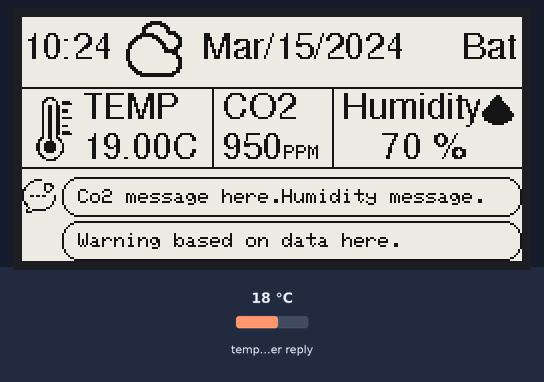
A sketch run on a simulated ESP32. Parts: 250×122 one-colour display. The test bench sets the inputs (shaded band); at power-on: temperature in the weather reply 18 °C. WiFi joins after 1.5 s; servers stay silent unless stated; network time is answered at once with the bench clock; the local clock reads 2024-03-15 10:24:30 at power-on unless the sketch sets it; random numbers use the default seed unless the sketch sets one; web services answer with replies made up by the test bench; what the sketch prints to the serial monitor is not drawn.

Above: at 4.1 s.
At 91.1 s:
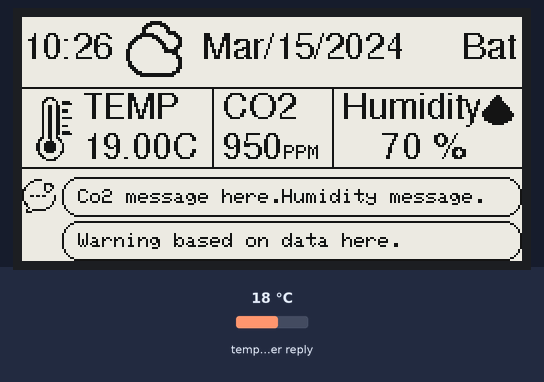

The sketch:

sketch_nov7a.ino
```cpp
#include <GxEPD2_BW.h>
#include <WiFi.h>
#include <NTPClient.h>
#include <WiFiUdp.h>
#include <Arduino_JSON.h>
#include <HTTPClient.h>
#include "weather_icons.h"

#define CS   5
#define DC   17
#define RST  16
#define BUSY 4

#include <Fonts/FreeSansBold18pt7b.h>
#include <Fonts/FreeSansBold12pt7b.h>
#include <Fonts/FreeSans9pt7b.h>

// GxEPD2_BW<GxEPD2_213_B73, GxEPD2_213_B73::HEIGHT> display(GxEPD2_213_B73(CS, DC, RST, BUSY));
GxEPD2_BW<GxEPD2_213_BN, GxEPD2_213_BN::HEIGHT> display(GxEPD2_213_BN(CS, DC, RST, BUSY));
int randNum;

String openWeatherMapApiKey = "";
String city = "Timisoara";
String countryCode = "RO";
String condition = "";
String jsonBuffer;
String iconCode;
const unsigned char* currentIcon = nullptr;

const char* ssid     = " ";
const char* password = " ";

WiFiUDP ntpUDP;
NTPClient timeClient(ntpUDP);

String dayStamp;
String timeStamp;

String lastDayStamp = "";
String lastTimeStamp = "";

char timeBuffer[6]; //HH:MM
char dateBuffer[12]; //MMM:DD:YYYY

enum ScreenMode {
  MAIN_MODE,
  SENSORS_MODE,
};
ScreenMode currentMode = MAIN_MODE; //for multiple screens

struct SensorData {
  float temperature_C = 19.0;
  float temperature_F = 66.2;
  int co2_ppm = 950;
  int humidity_rh = 70;
  float pressure = 1009.97;
};
SensorData currentData;

void readSensors() {
  currentData.temperature_C = 19.5;
  currentData.temperature_F = (currentData.temperature_C * 9.0 / 5.0) + 32.0;
  currentData.co2_ppm = random(850, 1150);
  currentData.humidity_rh = random(65, 75);
  currentData.pressure = 1009.97;
}

String getC02Message() {
  String message = "Co2 message here.";

  return message;
}

String getHumidityMessage() {
  String message = "Humidity message.";

  return message;
}

String getWarningMessage() {
  String message = "Warning based on data here.";

  return message;
}

const unsigned char* getWeatherIconByCode(const String& iconCodeIn)
{
  String code = iconCodeIn;
  code.toLowerCase();

  // 01d / 01n : clear sky
  if (code == "01d") return sunny_bits;
  if (code == "01n") return clear_night_bits;

  // 02d / 02n : few clouds
  if (code == "02d") return partly_cloudy_bits;
  if (code == "02n") return partly_cloudy_night_bits;

  // 03d / 03n : scattered clouds
  // 04d / 04n : broken clouds
  if (code == "03d" || code == "03n" ||
      code == "04d" || code == "04n")
    return cloudy_bits;

  // 09d / 09n : shower rain  -> drizzle icon
  if (code == "09d") return drizzle_bits;
  if (code == "09n") return drizzle_bits;

  // 10d / 10n : rain
  if (code == "10d") return rain_thunderstorm_bits;
  if (code == "10n") return rain_night_bits;

  // 11d / 11n : thunderstorm
  if (code == "11d" || code == "11n")
    return sever_thunderstorm_bits;

  // 13d / 13n : snow
  if (code == "13d" || code == "13n")
    return snow_bits;

  // 50d / 50n : mist/fog
  if (code == "50d" || code == "50n")
    return fog_bits;

  // Fallback
  return cloudy_bits;
}


void setup() {
  Serial.begin(115200); //baud rate for esp
  Serial.print("Connecting to ");
  Serial.println(ssid);
  WiFi.begin(ssid, password);
  while (WiFi.status() != WL_CONNECTED) {
      delay(500);
      Serial.print(".");
  }
  // Print local IP address and start web server
  Serial.println("");
  Serial.println("WiFi connected.");
  Serial.println("IP address: ");
  Serial.println(WiFi.localIP());

  String serverPath = "http://api.openweathermap.org/data/2.5/weather?q=" + city + "," + countryCode + "&APPID=" + openWeatherMapApiKey;
  jsonBuffer = httpGETRequest(serverPath.c_str());
  Serial.println(jsonBuffer);
  JSONVar myObject = JSON.parse(jsonBuffer);

  if (JSON.typeof(myObject) == "undefined") {
    Serial.println("Parsing input failed!");
    return;
  }
  condition = String((const char*) myObject["weather"][0]["main"]);//extracting info like "Cloudy" "Sunny" etc
  iconCode = String((const char*) myObject["weather"][0]["icon"]);
  currentIcon = getWeatherIconByCode(iconCode); //setting for each type of weather condition an icon
  Serial.print(condition);
// Initialize a NTPClient to get time
  timeClient.begin();
  timeClient.setTimeOffset(7200);//Romania winter time
  timeClient.setUpdateInterval(60000);//update every 60 sec

  while (!timeClient.update()) {
    timeClient.forceUpdate();
    delay(100);
  }//forcing first time update

  display.init(115200, false, 10, false); //display.init(1000000);
  display.setRotation(1);
  display.setTextColor(GxEPD_BLACK);
  formatTimeAndDate();
  // initial frame
  drawFrame(true); // full refresh once

  lastTimeStamp = timeStamp;
  lastDayStamp  = dayStamp;
}

void formatTimeAndDate(){
  time_t epochTime = timeClient.getEpochTime();
  struct tm *ptm = localtime(&epochTime);
  strftime(timeBuffer, sizeof(timeBuffer), "%H:%M", ptm);
  strftime(dateBuffer, sizeof(dateBuffer), "%b/%d/%Y", ptm);
  timeStamp = String(timeBuffer);
  dayStamp = String(dateBuffer);
}

String httpGETRequest(const char* serverName) { //helper function - requests the url for the weather conditions
   HTTPClient http;
  http.begin(serverName);
  int httpResponseCode = http.GET();

  String payload = "";

  if (httpResponseCode > 0) {
    payload = http.getString();
  } else {
    Serial.print("Error code: ");
    Serial.println(httpResponseCode);
  }

  http.end();
  return payload;
}

void loop() {
  static uint8_t minuteCounter = 0;

  timeClient.update();
  formatTimeAndDate();

  if (timeStamp != lastTimeStamp || dayStamp != lastDayStamp) {
    Serial.print("DATE: ");
    Serial.println(dayStamp);
    Serial.print("HOUR: ");
    Serial.println(timeStamp);

    minuteCounter++;
    bool doFullRefresh = false;

    // one full refresh every 60 minutes
    if (minuteCounter >= 60) {
      minuteCounter = 0;
      doFullRefresh = true;
    }

    drawFrame(doFullRefresh);   // mostly partial, sometimes full

    lastTimeStamp = timeStamp;
    lastDayStamp  = dayStamp;
  }

  delay(1000);
}

void showNotification(const String &msg, int boxX, int boxY, int boxW, int boxH, int radius){

    display.fillRect(boxX, boxY, boxW, boxH, GxEPD_WHITE);
    display.drawRoundRect(boxX, boxY, boxW, boxH, radius, GxEPD_BLACK);

    display.setTextColor(GxEPD_BLACK);

    display.setCursor(boxX + 8, boxY + 6);
    display.print(msg);
}


void drawFrame(bool fullRefresh) {
  if (fullRefresh) {
    display.setFullWindow();
  } else {
    display.setPartialWindow(0, 0, display.width(), 64);
  }
 // display.setPartialWindow(0, 0, display.width(), 60); // x, y, width, height
  display.firstPage();
  do {
    if (fullRefresh) {
      display.fillScreen(GxEPD_WHITE);
    } else {
      display.fillRect(0, 0, display.width(), 64, GxEPD_WHITE);
    }
    //display.fillScreen(GxEPD_WHITE);//display.fillRect(20, 30, 50, 10, GxEPD_WHITE);
    display.fillRect(0, 0, display.width(), 64, GxEPD_WHITE);
    display.setTextColor(GxEPD_BLACK);
    display.setFont(&FreeSans9pt7b);
    display.setTextWrap(false);

    display.setCursor(0, 20);
    display.print(timeStamp);
    if (currentIcon != nullptr) {
    display.drawInvertedBitmap(50, 0, currentIcon, ICON_WIDTH, ICON_HEIGHT, GxEPD_BLACK);
    }
   // display.setFont();
    display.setCursor(90, 20);
    display.print(dayStamp);
    display.setCursor(220, 20);
    display.print("Bat");

    display.drawLine(0, 35, 250, 35, GxEPD_BLACK);
    //display.setFont();
    display.setCursor(30,50);
    display.print("TEMP");
    display.setCursor(30,70);
    String t = String(currentData.temperature_C) + "°C";
    display.print(t);
    display.drawLine(95, 75, 95, 35, GxEPD_BLACK);
    display.drawInvertedBitmap(0, 40, temperature_bits, ICON_WIDTH, ICON_HEIGHT, GxEPD_BLACK);
    display.setCursor(100,50);
    display.print("CO2");
    display.setCursor(100,70);
    display.print(currentData.co2_ppm);
    display.drawLine(155, 75, 155, 35, GxEPD_BLACK); //second line between co2 and humidity
    display.setCursor(160,50);
    display.print("Humidity");
    display.setCursor(180,70);
    String h = String(currentData.humidity_rh) + " %";
    display.print(h);
    display.drawInvertedBitmap(230, 38, humidity_bits, 16, 16, GxEPD_BLACK);
    display.setCursor(125,70);
    display.setFont();
    display.print(" PPM");
    display.drawLine(0, 75, 250, 75, GxEPD_BLACK); // botoom line
    display.drawInvertedBitmap(0, 81, messages_bits, 17, 17, GxEPD_BLACK);

    // notifications
    String mixedMessage = getC02Message() + getHumidityMessage();
    showNotification(mixedMessage, 20, 80, 230, 20, 8);
    showNotification(getWarningMessage(), 20, 102, 230, 20, 8);

  } while (display.nextPage());
}
```

Source omitted: eather_icons.h (data table, 13433 bytes)

Measured:
- what the display in image 0 shows lasts 26.5 s, from 4.0 s to 30.5 s
